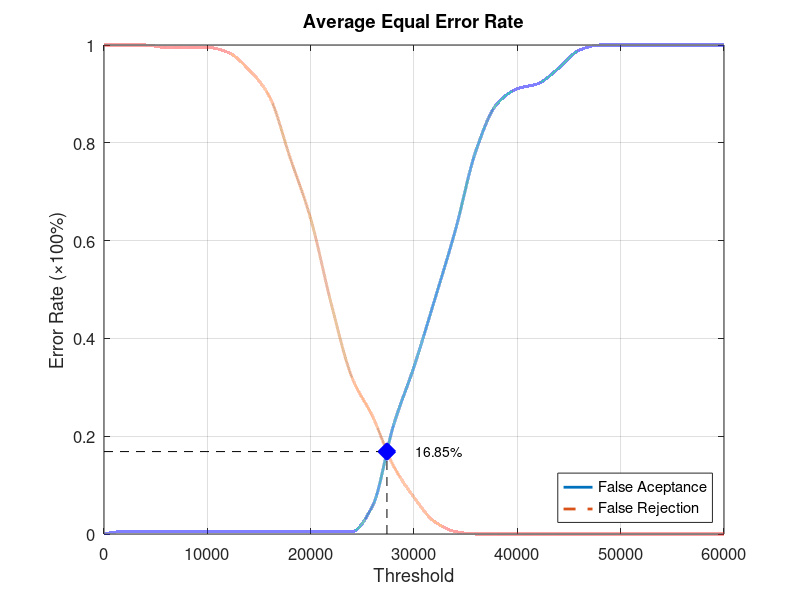
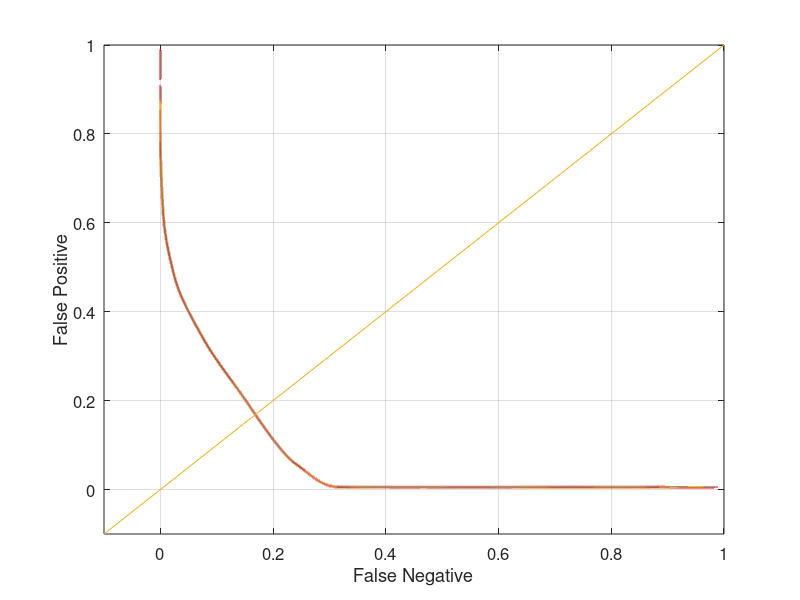

Here is the MATLAB script that generated these plots, in order:
function yEER = Database1_3
close all;
clear;
clc;
x = 0:2000:60000;
xq = 0:0.5:60000;

y0 = [0 0.00526316 0.00526316 0.00526316 0.00526316 0.00526316 0.00526316 0.00526316 0.00526316 0.00526316 0.00526316 0.00526316 0.00526316 0.0578947 0.221053 0.342105 0.478947 0.621053 0.784211 0.878947 0.910526 0.921053 0.952632 0.989474 1 1 1 1 1 1 1];
yy0 = interp1(x, y0, xq, 'pchip');
y1 = [1 1 1 0.995 0.995 0.995 0.985 0.95 0.895 0.77 0.645 0.47 0.32 0.24 0.14 0.075 0.025 0.005 0 0 0 0 0 0 0 0 0 0 0 0 0];
yy1 = interp1(x, y1, xq, 'pchip');

% Calculating EER: 
y2 = abs(y0 - y1);
find(y2 == min(y2))
yy2 = abs(yy0 - yy1);
xEER = find(yy2 == min(yy2));
xEERIndex = xq(xEER) % X-axis EER
yEER = yy0(xEER) % Y-axis EER

main = figure
plot(xq, yy0,'-','LineWidth', 2);	hold on
plot(xq, yy1,'--','LineWidth', 2);	hold on
plot([xEERIndex xEERIndex], [0 yEER], 'k--');	hold on
plot([0 xEERIndex], [yEER yEER], 'k--');	hold on
plot(xEERIndex, yEER, 'bx', 'LineWidth', 10);	hold on
text(xEERIndex + 10 * xEERIndex / 100, yEER, [num2str(round((10000 * yEER)) / 100) '%'])
legend('False Aceptance', 'False Rejection', 'Location', 'SouthEast')
xlabel('Threshold')
ylabel('Error Rate (\times100%)')
title('Average Equal Error Rate')
set(gca, 'FontSize', 12)
axis([0 60000 0 1])
grid on

print(main, 'Database1_3Main', '-dpng');
FNRxFPR = figure('Color', [1 1 1]);
plot(yy1, yy0, '-', yy1, yy0, 'LineWidth', 2);
hold on
y = -0.1:0.1:1
plot(y, y); 
set(gca, 'FontSize', 12)
xlabel('False Negative')
ylabel('False Positive')
axis([-0.1 1 -0.1 1])
set(gca, 'FontSize', 12)
grid on

print(FNRxFPR, 'Database1_3FNRxFPR','-dpng');
end
